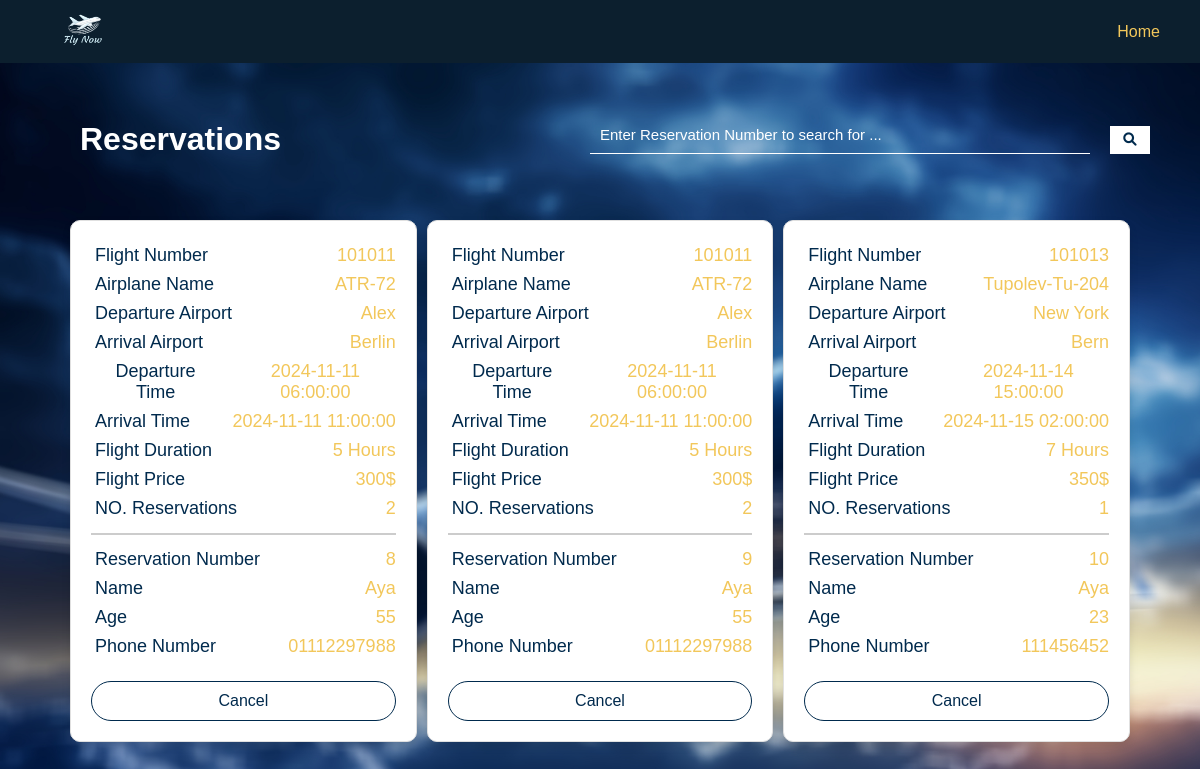
The page /reservations (signed in) on the database its author committed.
### models/flight.py (models this page shows, shortened)
class Flight(db.Model):
    __tablename__ = 'flights'
    id = db.Column(db.Integer, primary_key=True)
    flight_number = db.Column(db.Integer, unique=True)
    airplane_name = db.Column(db.String)
    departure_airport = db.Column(db.String)
    arrival_airport = db.Column(db.String)
    departure_time = db.Column(db.DateTime)
    arrival_time = db.Column(db.DateTime)
    flight_duration = db.Column(db.String)
    flight_capacity = db.Column(db.Integer)
    flight_price = db.Column(db.Integer)
    @property
    def is_old_flight(self):
        return self.departure_time < datetime.now()
    def to_dict(self):
        return {
            "id": self.id,
            "flight_number": self.flight_number,
            "airplane_name": self.airplane_name,
            "departure_airport": self.departure_airport,
            "arrival_airport": self.arrival_airport,
            "departure_time": self.departure_time,
            "arrival_time": self.arrival_time,
            "flight_duration": self.flight_duration,
            "flight_capacity": self.flight_capacity,
            "flight_price": self.flight_price,
            "is_old_flight": self.is_old_flight
        }

### models/booking.py (models this page shows, shortened)
class Booking(db.Model):
    __tablename__ = 'bookings'
    id = db.Column(db.Integer, primary_key=True)
    flight_number = db.Column(db.Integer, db.ForeignKey('flights.flight_number'))
    user_id = db.Column(db.Integer,db.ForeignKey('users.user_id'))
    name = db.Column(db.String)
    age = db.Column(db.Integer)
    phone_number = db.Column(db.String)
    def __init__(self, flight_number='', user_id='', name='', age='', phone_number=''):
        self.flight_number = flight_number
        self.user_id = int(user_id)if user_id else None
        self.name = name
        self.age = int(age)if age else None
        self.phone_number = phone_number
    def get_bookings(self):
        try:
            bookings = Booking.query.filter_by(user_id=self.user_id).all()
            current_time = datetime.now()
            user_flights = []
            for booking in bookings:
                flight = Flight.query.filter_by(flight_number=booking.flight_number).first()
                if flight and flight.departure_time >= current_time:
                    flight_dict = flight.to_dict()
                    flight_dict['reservation_id'] = booking.id
                    flight_dict['name'] = booking.name
                    flight_dict['age'] = booking.age
                    flight_dict['phone_number'] = booking.phone_number
                    user_flights.append(flight_dict)
            return user_flights if user_flights else None
        except Exception as e:
            return None

### app.py (the view)
@app.route("/reservations")
def reservationspage():
    user_id = session['user']
    booking = Booking(user_id=user_id)
    bookings = booking.get_bookings()
    return render_template('reservations.html', bookings=bookings, admin=False, search=False,flight_number='')

### templates/reservations.html (shortened to what this page needs)
<!DOCTYPE html>
<html lang="en">
  <head>
    <link rel="stylesheet" href="static/styles.css" />
    <link rel="stylesheet" href="static/navbarstyles.css" />
    <link rel="stylesheet" href="https://cdnjs.cloudflare.com/ajax/libs/font-awesome/6.0.0-beta3/css/all.min.css">
  </head>
  <body>
    <div id="nav-bar">
      <img src="static/logo.png" width="120px" alt="fly now" />
      <a class="nav-a" href="/">Home </a>
    </div>
    <header>
      <h1 id="home-header">Reservations</h1>
      <form action="/search-reservation" method="get">
        <input placeholder="Enter Reservation Number to search for ..." type="number" name="q" />
        <button type="submit" class="search-button">
          <i class="fas fa-search"></i>
        </button>
      </form>
    </header>
    {% if bookings %}
    {% if bookings[0] is not none %}
    <div id="content">
          {% for booking in bookings %}
            <div class="flight-card">
              <div class="flight-card-content">
                <p>Flight Number</p>
                <span class="flight-number">{{ booking.flight_number }}</span>
              </div>
              <div class="flight-card-content">
                <p>Airplane Name</p>
                <span>{{ booking.airplane_name }}</span>
              </div>
              <div class="flight-card-content">
                <p>Departure Airport</p>
                <span>{{ booking.departure_airport }}</span>
              </div>
              <div class="flight-card-content">
                <p>Arrival Airport</p>
                <span>{{ booking.arrival_airport }}</span>
              </div>
              <div class="flight-card-content">
                <p>Departure Time</p>
                <span>{{ booking.departure_time }}</span>
              </div>
              <div class="flight-card-content">
                <p>Arrival Time</p>
                <span>{{ booking.arrival_time }}</span>
              </div>
              <div class="flight-card-content">
                <p>Flight Duration</p>
                <span>{{ booking.flight_duration }}</span>
              </div>
              <div class="flight-card-content">
                <p>Flight Price</p>
                <span>{{ booking.flight_price }}$</span>
              </div>
              <div class="flight-card-content">
                <p>NO. Reservations</p>
                <span>{{ booking.flight_capacity }}</span>
              </div>
              <hr style="border: 1px solid #ccc; margin: 10px 0;">
              <div class="flight-card-content">
                <p>Reservation Number</p>
                <span>{{ booking.reservation_id }}</span>
              </div>
              <div class="flight-card-content">
                <p>Name</p>
                <span>{{ booking.name }}</span>
              </div>
              <div class="flight-card-content">
                <p>Age</p>
                <span>{{ booking.age }}</span>
              </div>
              <div class="flight-card-content">
                <p>Phone Number</p>
                <span>{{ booking.phone_number }}</span>
              </div>
              {% if not admin %}
                <div class="cancel-button">
                  <a href="/delete-booking?reservation_id={{ booking.reservation_id }}&flight_number={{ booking.flight_number }}">Cancel</a>
                </div>
              {% endif %}
            </div>
          {% endfor %}
    </div>
        {% else %}
          <div class="flex-center">
            <img src="static/robo.png" width="300px" alt="no-result-found">
          </div>
          <h1 style="margin: 10px;">No Bookings with this Reservation Number!</h1>
        {% endif %}
      {% endif %}
  </body>
</html>

### static/styles.css (style rules this page uses)
html { height: 100%; }
body { font-family: Arial, Helvetica, sans-serif; padding: 0; margin: 0; overflow-x: hidden; width: 100%; background: url("4.jpg") no-repeat center center fixed; background-size: cover; font-family: sans-serif; height: 100%; }
* { box-sizing: border-box; }
#home-header { text-align: left; margin-left: 30px; }
#content { padding-right: 50px; padding-left: 50px; margin: 20px; display: grid; grid-template-columns: repeat(3, 1fr); gap: 10px; }
p { font-size: 18px; color: #000; }
span { color: #f2c75b; font-size: 18px; text-transform: capitalize; }
.flight-card { background-color: white; border-radius: 10px; box-shadow: 0 4px 8px rgba(0, 0, 0, 0.1); padding: 20px; margin: 20px auto; max-width: 400px; border: 1px solid #e0e0e0; text-align: center; display: flex; flex-direction: column; justify-content: space-between; }
.flight-card p { color: #002a4d; padding: 2px; margin: 2px; }
h1 { text-align: center; color: white; }
.flight-card .flight-card-content { display: flex; flex-direction: row; justify-content: space-between; align-items: center; gap: 15px; }
.flight-card .submit-button, .flight-card .cancel-button, .flight-card .edit-delete-div { align-self: center; }
.cancel-button { width: 100%; border-radius: 20px; cursor: pointer; display: flex; margin-top: 20px; justify-content: center; border: 1px solid #002a4d; }
.cancel-button a { color: #002a4d; text-decoration: none; padding: 10px; }
button { background-color: #fff; color: #002a4d; width: 40px; padding: 7px; display: flex; align-items: center; justify-content: center; border: 0; outline: none; cursor: pointer; }
input::placeholder { color: white; opacity: 1; }
header { display: flex; flex-direction: row; justify-content: space-between; margin-top: 100px; padding-right: 50px; padding-left: 50px; }
header form { display: flex; flex-direction: row; align-items: center; justify-content: space-between; }
header input { width: 500px; display: block; background: none; margin-right: 20px; border: 0; border-bottom: 1px solid #fff; padding: 10px; margin-bottom: 10px; color: #fff; box-sizing: border-box; font-size: 15px; outline: none; }

### static/navbarstyles.css (style rules this page uses)
#nav-bar { background-color: #0C1F2E; width: 100%; margin: 0; top: 0; left: 0; height: 7%; position: fixed; display: flex; align-items: center; justify-content: space-between; padding-left: 20px; z-index: 10; }
.nav-a { color: #f2c75b; margin-right: 30px; text-decoration: none; padding: 10px; }

### rows shown on the page
Flight: flight_number "101011" "101011", airplane_name "ATR-72" "ATR-72", departure_airport "Alex" "Alex", arrival_airport "Berlin" "Berlin", departure_time "2024-11-11 06:00:00" "2024-11-11 06:00:00", arrival_time "2024-11-11 11:00:00" "2024-11-11 11:00:00", flight_duration "5 Hours" "5 Hours", flight_price "300" "300"
Booking: name "Aya", phone_number "01112297988"
Booking: name "Aya", phone_number "01112297988"
Flight: flight_number "101013", airplane_name "Tupolev-Tu-204", departure_airport "New York", arrival_airport "Bern", departure_time "2024-11-14 15:00:00", arrival_time "2024-11-15 02:00:00", flight_duration "7 Hours", flight_price "350"
Booking: name "Aya", phone_number "111456452"

### other values the page prints
{{ booking.flight_capacity }} "2" "2" "1"
{{ booking.reservation_id }} "8" "9" "10"
{{ booking.age }} "55" "55" "23"
